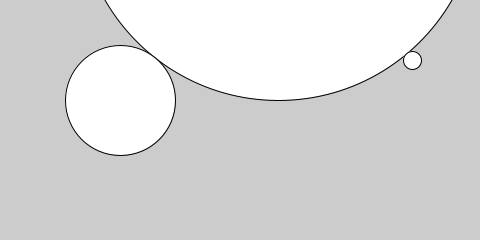
Frame 1 (no input)
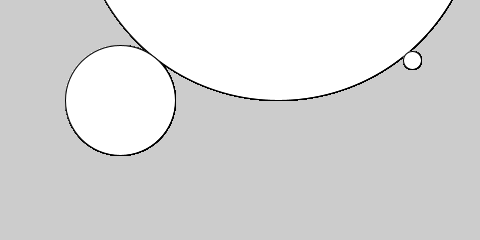
Frame 60 (the mouse pressed at the canvas centre just before this capture)
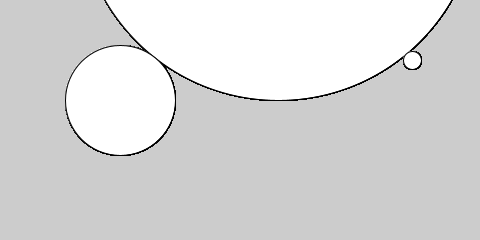
Frame 120 (the mouse held since frame 60 and released just before this capture)

The Processing sketch that drew these frames (run headless with seeded random() and noise(); from frame 60 on, the mouse is pressed at the canvas centre):

// Processing sketch: Example_3_6___Draw_an_Ellipse
// ── Example_3_6___Draw_an_Ellipse.pde
void setup() {
  size(480, 240); 
}

void draw(){
  // Circles are drawn by passing in equal values for the 3rd and 4th parameter
  ellipse(278, -100, 400, 400); // y-coordinate is off-screen
  ellipse(120, 100, 110, 110);
  ellipse(412, 60, 18, 18);
}
